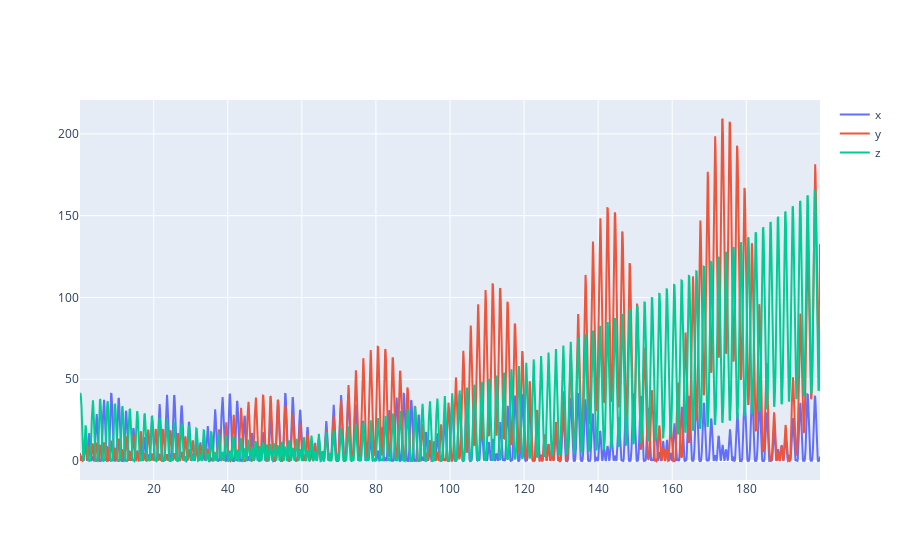

The notebook cell saved with this chart:
### Code cell
py.iplot([go.Scatter(name='x',x=master['t'],y=error_null[:,0],mode='lines'),
         go.Scatter(name='y',x=master['t'],y=error_null[:,1],mode='lines'),
         go.Scatter(name='z',x=master['t'],y=error_null[:,2],mode='lines')])

### Figure 1 — Plotly figure (JSON) as saved in the notebook; plotly's stock layout.template omitted (floating-point values rounded to 4 significant figures; data arrays with more than 128 entries replaced by an {"elided": "..."} marker saying what was removed)
{"data": [{"mode": "lines", "name": "x", "type": "scatter", "x": {"elided": "1999 float values"}, "y": {"elided": "1999 float values"}}, {"mode": "lines", "name": "y", "type": "scatter", "x": {"elided": "1999 float values"}, "y": {"elided": "1999 float values"}}, {"mode": "lines", "name": "z", "type": "scatter", "x": {"elided": "1999 float values"}, "y": {"elided": "1999 float values"}}], "layout": {}}
